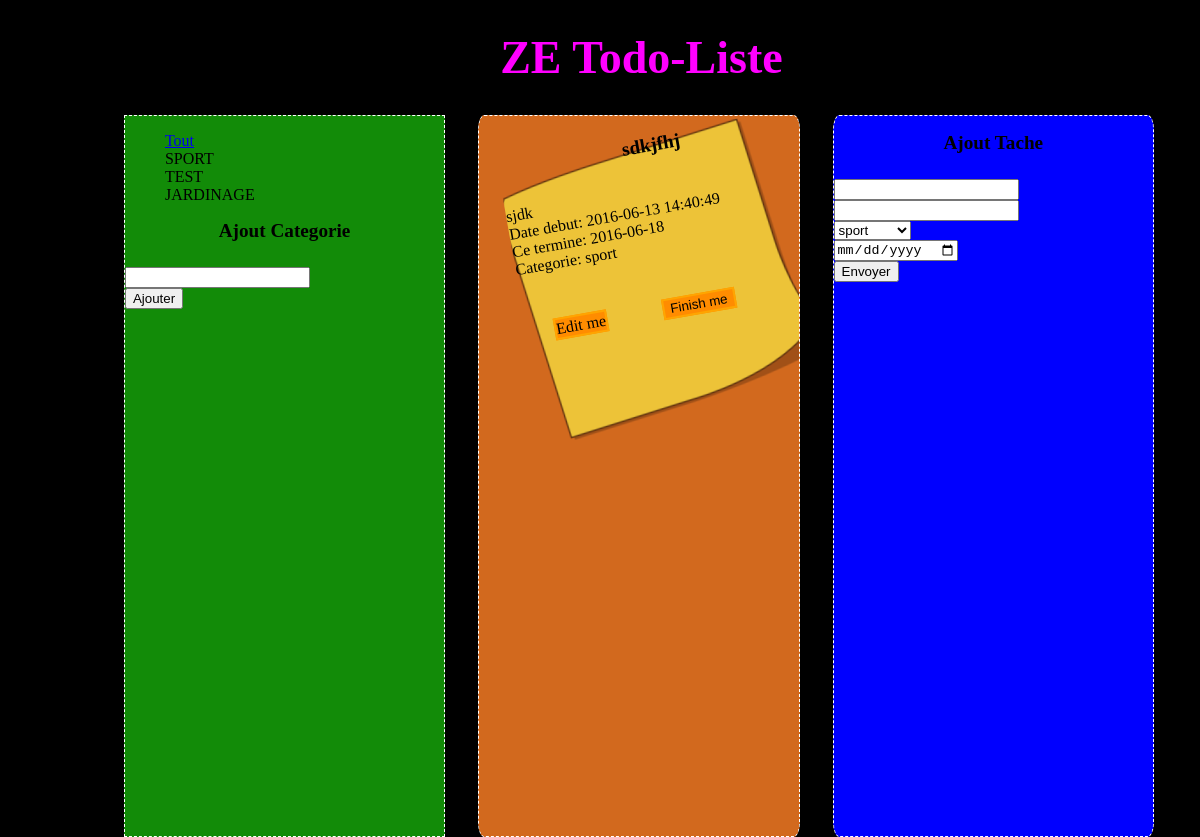
Page /index.php?listcategorie=sport on the committed database.
### tables this page shows
CREATE TABLE IF NOT EXISTS `categorie` (
  `id_categorie` int(11) NOT NULL AUTO_INCREMENT,
  `categorie` varchar(20) DEFAULT NULL,
  PRIMARY KEY (`id_categorie`)
);

CREATE TABLE IF NOT EXISTS `tache` (
  `cle_tache` int(11) NOT NULL AUTO_INCREMENT,
  `titre` varchar(20) DEFAULT NULL,
  `tache` varchar(100) DEFAULT NULL,
  `date_debut` datetime DEFAULT NULL,
  `date_fin` date DEFAULT NULL,
  `categories` varchar(20) DEFAULT NULL,
  `description` varchar(50) DEFAULT NULL,
  PRIMARY KEY (`cle_tache`)
);

### index.php (the view, shortened to what this page needs)
<!DOCTYPE html>
<html>
<head>
    <?php
    include('Config.php');
    $categories = $db->query('SELECT * FROM categorie');
    ?>
</head>
<body>
<div class="tout">
    <h1 class="titre">ZE Todo-Liste</h1>
    <section class="list_cat">
        <?php
        $listcate = $db->query('SELECT * FROM categorie');
        ?>
        <ul>
            <a href="index.php?listcategorie=">Tout</a>
            <?php while ($listcates = $listcate->fetch_array()) { ?>
                <li>
                    <a class="categorie" href="index.php?listcategorie=<?= $listcates['categorie'] ?>">
                        <?php echo $listcates['categorie']; ?></a>
                </li>
                <?php
            } ?>
        </ul>
            <h4>Ajout Categorie</h4>
            <form method="post" action="traitementcat.php">
                <input type="text" name="nomcat"><br>
                <input type="submit" value="Ajouter">
            </form>
    </section>
    <section class="liste">
        <?php
        $listcategorie = $_GET['listcategorie'];
        if (empty($listcategorie)) {
            $listtache = $db->query('SELECT * FROM tache ORDER BY date_fin');
        } else {
            $listtache = $db->query('SELECT * FROM tache WHERE categories = "' . $listcategorie . '"ORDER BY date_fin ');
        }
        ?>
        <ul>
            <?php while ($listtaches = $listtache->fetch_array()) { ?>
                <li class="post" onclick="gwen('<?= $listtaches['titre'] ?>')">
                    <h4><?php echo $listtaches['titre']; ?></h4>
                    <?php echo $listtaches['tache']; ?><br>
                    Date debut: <?php echo $listtaches['date_debut']; ?> <br>
                    Ce termine: <?php echo $listtaches['date_fin']; ?><br>
                    Categorie: <?= $listtaches['categories'] ?><br><br>
                    <a class="buton"
                       href="index.php?page=editer&id=<?= $listtaches['cle_tache'] ?>&nom=<?php echo $listtaches['titre']; ?>">Edit
                        me</a>
                    <form method="post" action="traitementsupr.php">
                        <button class="buton" type="submit" value="<?= $listtaches['cle_tache'] ?>" name="supression">
                            Finish me
                        </button>
                    </form>
                    <br><br>
                </li>
                </ul>
            <?php } ?>
    </section>
    <section class="ajout">
        <h4>Ajout Tache</h4>
        <form method="post" action="traitement.php">
            <input type="text" name="Titre"><br>
            <input type="text" name="Tache"><br>
            <select name="categorie">
                <?php while ($categorie = $categories->fetch_array()) { ?>
                    <option value="<?php echo $categorie['categorie']; ?>"><?= $categorie['categorie'] ?></option>
                <?php } ?>
            </select><br>
            <input type="date" name="Date_de_fin" min="<?= date("Y-m-d"); ?>"><br>
            <input type="submit" value="Envoyer">
        </form>
    </section>
</div>
</body>
</html>

### index.php (style rules this page uses)
html { background-color: black; }
.titre { text-align: center; color: fuchsia; font-size: 46px; }
.tout { margin-left: 7%; }
.ajout { background-color: blue; margin-left: 3%; border-radius: 2%; float: left; border: dashed 1px white; width: 29%; height: 90vh; }
.liste { background-color: chocolate; margin-left: 3%; border-radius: 2%; float: left; border: dashed 1px white; width: 29%; height: 90vh; overflow-y: scroll; }
.list_cat { background-color: #128b08; margin-left: 3%; sport border-radius: 2%; height: 90vh; border: dashed 1px white; width: 29%; float: left; }
.post { transform: rotate(-10deg); width: 310px; height: 288px; margin: auto; background: url("img_1.png") no-repeat -30%; list-style-type: none; }
li { list-style-type: none; }
.categorie { text-decoration: none; width: 100%; margin: auto; color: black; text-transform: uppercase; }
h4 { font-size: larger; text-align: center; margin-top: 5%; }
.buton { margin: 9%; float: left; color: black; background-color: darkorange; border: solid 2px orange; text-decoration: none; }

### rows in the picture
categorie: categorie "SPORT"
categorie: categorie "TEST"
categorie: categorie "JARDINAGE"
tache: titre "sdkjfhj", tache "sjdk", date_debut "2016-06-13 14:40:49", date_fin "2016-06-18", categories "sport", $listtaches['cle_tache'] 51 (drawn)

### other values in the picture
form field categorie "sport"
